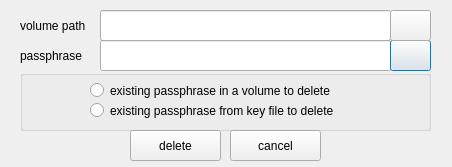
<?xml version="1.0" encoding="UTF-8"?>
<ui version="4.0">
 <class>luksdeletekey</class>
 <widget class="QDialog" name="luksdeletekey">
  <property name="geometry">
   <rect>
    <x>0</x>
    <y>0</y>
    <width>452</width>
    <height>167</height>
   </rect>
  </property>
  <property name="windowTitle">
   <string>delete a key slot</string>
  </property>
  <property name="modal">
   <bool>true</bool>
  </property>
  <widget class="QLineEdit" name="lineEditPassphrase">
   <property name="geometry">
    <rect>
     <x>100</x>
     <y>40</y>
     <width>291</width>
     <height>31</height>
    </rect>
   </property>
  </widget>
  <widget class="QLabel" name="labelPassphrase">
   <property name="geometry">
    <rect>
     <x>20</x>
     <y>40</y>
     <width>81</width>
     <height>31</height>
    </rect>
   </property>
   <property name="text">
    <string>passphrase</string>
   </property>
  </widget>
  <widget class="QGroupBox" name="groupBox">
   <property name="geometry">
    <rect>
     <x>20</x>
     <y>70</y>
     <width>411</width>
     <height>61</height>
    </rect>
   </property>
   <property name="title">
    <string/>
   </property>
   <widget class="QRadioButton" name="rbPassphrase">
    <property name="geometry">
     <rect>
      <x>70</x>
      <y>10</y>
      <width>311</width>
      <height>21</height>
     </rect>
    </property>
    <property name="text">
     <string>existing passphrase in a volume to delete</string>
    </property>
   </widget>
   <widget class="QRadioButton" name="rbPassphraseFromFile">
    <property name="geometry">
     <rect>
      <x>70</x>
      <y>30</y>
      <width>301</width>
      <height>21</height>
     </rect>
    </property>
    <property name="text">
     <string>existing passphrase from key file to delete</string>
    </property>
   </widget>
  </widget>
  <widget class="QPushButton" name="pushButtonOpenKeyFile">
   <property name="geometry">
    <rect>
     <x>390</x>
     <y>40</y>
     <width>41</width>
     <height>31</height>
    </rect>
   </property>
   <property name="toolTip">
    <string>open a keyfile</string>
   </property>
   <property name="text">
    <string/>
   </property>
  </widget>
  <widget class="QPushButton" name="pushButtonDelete">
   <property name="geometry">
    <rect>
     <x>130</x>
     <y>130</y>
     <width>91</width>
     <height>31</height>
    </rect>
   </property>
   <property name="text">
    <string>delete</string>
   </property>
  </widget>
  <widget class="QPushButton" name="pushButtonCancel">
   <property name="geometry">
    <rect>
     <x>230</x>
     <y>130</y>
     <width>91</width>
     <height>31</height>
    </rect>
   </property>
   <property name="text">
    <string>cancel</string>
   </property>
  </widget>
  <widget class="QLineEdit" name="lineEditVolumePath">
   <property name="geometry">
    <rect>
     <x>100</x>
     <y>10</y>
     <width>291</width>
     <height>31</height>
    </rect>
   </property>
  </widget>
  <widget class="QLabel" name="label">
   <property name="geometry">
    <rect>
     <x>20</x>
     <y>15</y>
     <width>81</width>
     <height>21</height>
    </rect>
   </property>
   <property name="text">
    <string>volume path</string>
   </property>
  </widget>
  <widget class="QPushButton" name="pushButtonOpenVolume">
   <property name="geometry">
    <rect>
     <x>390</x>
     <y>10</y>
     <width>41</width>
     <height>31</height>
    </rect>
   </property>
   <property name="toolTip">
    <string>open an encrypted volume</string>
   </property>
   <property name="text">
    <string/>
   </property>
  </widget>
 </widget>
 <resources/>
 <connections/>
</ui>
